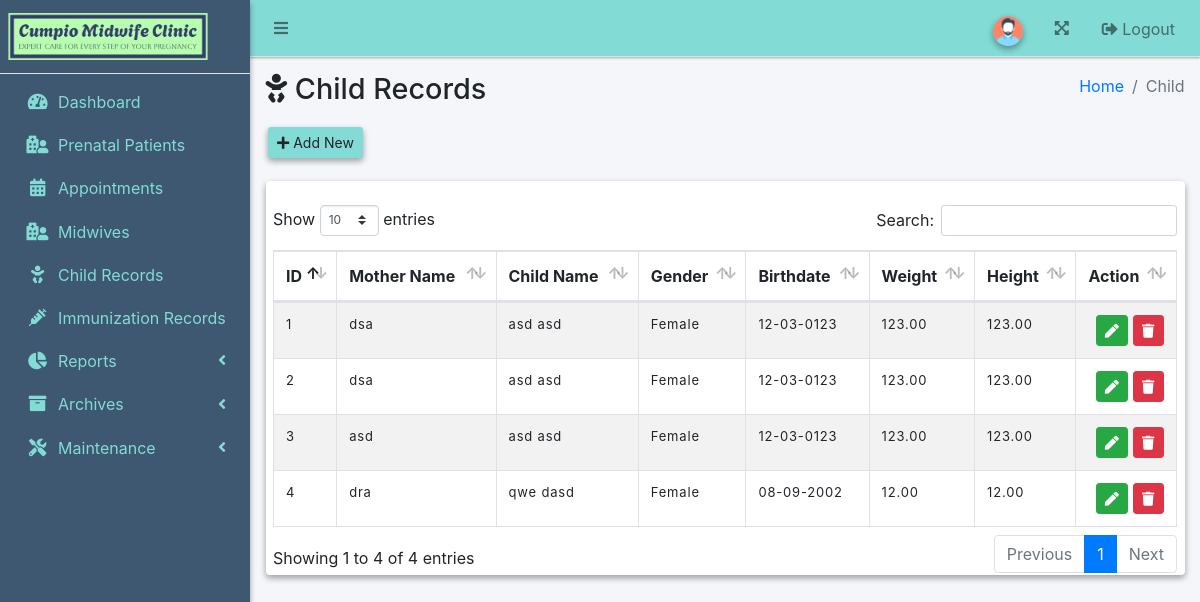
The page /admin/child.php on the database its author committed.
### tables this page shows
CREATE TABLE `child` (
  `id` int(11) NOT NULL AUTO_INCREMENT,
  `mother_name` varchar(255) NOT NULL,
  `child_last_name` varchar(255) NOT NULL,
  `child_first_name` varchar(255) NOT NULL,
  `child_middle_name` varchar(255) DEFAULT NULL,
  `gender` enum('Male','Female') NOT NULL,
  `birth_date` date NOT NULL,
  `weight` decimal(5,2) NOT NULL,
  `height` decimal(5,2) NOT NULL,
  PRIMARY KEY (`id`)
);

### admin/child.php (the view, shortened to what this page needs)
<!DOCTYPE html>
<html lang="en">
  <head>
    <link rel="stylesheet" href="../asset/fontawesome/css/all.min.css" />
    <link rel="stylesheet" href="../asset/css/adminlte.min.css" />
    <link rel="stylesheet" href="../asset/css/style.css" />
    <link
      rel="stylesheet"
      href="../asset/tables/datatables-bs4/css/dataTables.bootstrap4.min.css"
    />
  </head>
  <body class="hold-transition sidebar-mini layout-fixed">
    <div class="wrapper">
      <nav
        class="main-header navbar navbar-expand navbar-light elevation-1"
        style="background-color: rgba(131, 219, 214)"
      >
        <ul class="navbar-nav">
          <li class="nav-item">
            <a class="nav-link" data-widget="pushmenu" href="#" role="button"
              ><i class="fas fa-bars"></i
            ></a>
          </li>
        </ul>
        <ul class="navbar-nav ml-auto">
          <li class="nav-item">
            <a class="nav-link" href="#" role="button">
              <img
                src="../asset/img/avatar.png"
                class="img-circle elevation-2"
                alt="User Image"
                width="30"
              />
            </a>
          </li>
          <li class="nav-item">
            <a class="nav-link" data-widget="fullscreen" href="#" role="button">
              <i class="fas fa-expand-arrows-alt"></i>
            </a>
          </li>
         <li class="nav-item">
            <button class="nav-link btn btn-link" data-toggle="modal" data-target="#logoutConfirmModal" type="button">
              <i class="fas fa-sign-out-alt"></i> Logout
            </button>
          </li>
        </ul>
      </nav>
      <?php
$user_type = $_SESSION['user_type'] ?? '';
?>
<aside
  class="main-sidebar sidebar-light-primary elevation-2"
  style="background-color: rgba(62, 88, 113)"
>
  <a href="index.php" class="brand-link animated swing">
    <img src="../asset/img/clinic-logo.png" alt="DSMS Logo" width="200" />
  </a>
  <div class="sidebar">
    <nav class="mt-2">
      <ul
        class="nav nav-pills nav-sidebar flex-column"
        data-widget="treeview"
        role="menu"
        data-accordion="false"
      >
        <li class="nav-item">
          <a href="index.php" class="nav-link">
            <i class="nav-icon fa fa-tachometer-alt"></i>
            <p>Dashboard</p>
          </a>
        </li>
        <li class="nav-item">
          <a href="patient.php" class="nav-link">
            <i class="nav-icon fa fa-hospital-user"></i>
            <p>Prenatal Patients</p>
          </a>
        </li>
        <li class="nav-item">
          <a href="appointment.php" class="nav-link">
            <i class="nav-icon fa fa-calendar-alt"></i>
            <p>Appointments</p>
          </a>
        </li>
        <?php if ($user_type !== 'staff'): ?>
        <li class="nav-item">
          <a href="midwives.php" class="nav-link">
            <i class="nav-icon fa fa-hospital-user"></i>
            <p>Midwives</p>
          </a>
        </li>
        <?php endif; ?>
        <li class="nav-item">
          <a href="child.php" class="nav-link">
            <i class="nav-icon fa fa-baby"></i>
            <p>Child Records</p>
          </a>
        </li>
        <li class="nav-item">
          <a href="immunization.php" class="nav-link">
            <i class="nav-icon fa fa-syringe"></i>
            <p>Immunization Records</p>
          </a>
        </li>
        <li class="nav-item">
          <a href="#" class="nav-link">
            <i class="nav-icon fa fa-chart-pie"></i>
            <p>Reports</p>
            <i class="right fas fa-angle-left"></i>
          </a>
        </li>
        <li class="nav-item">
          <a href="#" class="nav-link">
            <i class="nav-icon fa fa-archive"></i>
            <p>Archives</p>
            <i class="right fas fa-angle-left"></i>
          </a>
        </li>
        <li class="nav-item">
          <a href="#" class="nav-link">
            <i class="nav-icon fa fa-tools"></i>
            <p>Maintenance</p>
            <i class="right fas fa-angle-left"></i>
          </a>
        </li>
      </ul>
    </nav>
  </div>
</aside>
      <div class="content-wrapper">
        <div class="content-header">
          <div class="container-fluid">
            <div class="row mb-2">
              <div class="col-sm-6">
                <h1 class="m-0">
                  <span class="fa fa-baby"></span> Child Records
                </h1>
              </div>
              <div class="col-sm-6">
                <ol class="breadcrumb float-sm-right">
                  <li class="breadcrumb-item"><a href="index.php">Home</a></li>
                  <li class="breadcrumb-item active">Child</li>
                </ol>
              </div>
              <a
                class="btn btn-sm elevation-2"
                href="#"
                data-toggle="modal"
                data-target="#add"
                style="
                  margin-top: 20px;
                  margin-left: 10px;
                  background-color: rgba(131, 219, 214);
                "
                ><i class="fa fa-plus"></i> Add New</a
              >
            </div>
          </div>
        </div>
        <?php
$servername = "localhost";
$username = "root";
$password = "";
$dbname = "mrm";
$conn = new mysqli($servername, $username, $password, $dbname);
$sql = "SELECT * FROM child";
$result = $conn->query($sql);
?>
<section class="content">
  <div class="container-fluid">
    <div class="card card-info elevation-2">
      <br />
      <div class="col-md-12">
        <table id="example1" class="table table-bordered table-striped">
          <thead>
            <tr>
              <th>ID</th>
              <th>Mother Name</th>
              <th>Child Name</th>
              <th>Gender</th>
              <th>Birthdate</th>
              <th>Weight</th>
              <th>Height</th>
              <th>Action</th>
            </tr>
          </thead>
          <tbody>
            <?php if ($result->num_rows > 0) {
              while ($row = $result->fetch_assoc()) { ?>
                <tr>
                  <td><?php echo htmlspecialchars($row['id']); ?></td>
                  <td><?php echo htmlspecialchars($row['mother_name']); ?></td>
                  <td><?php echo htmlspecialchars($row['child_last_name']) . ' ' . htmlspecialchars($row['child_first_name']); ?></td>
                  <td><?php echo htmlspecialchars($row['gender']); ?></td>
                  <td><?php echo htmlspecialchars(date('d-m-Y', strtotime($row['birth_date']))); ?></td>
                  <td><?php echo htmlspecialchars($row['weight']); ?></td>
                  <td><?php echo htmlspecialchars($row['height']); ?></td>
                  <td class="text-right">
                    <a class="btn btn-sm btn-success btn-edit" href="#" data-toggle="modal" data-target="#edit" data-id="<?php echo $row['id']; ?>">
                      <i class="fa fa-pen"></i>
                    </a>
                    <a class="btn btn-sm btn-danger btn-delete" href="#" data-toggle="modal" data-target="#delete" data-id="<?php echo $row['id']; ?>">
                      <i class="fa fa-trash"></i>
                    </a>
                  </td>
                </tr>
              <?php }
            } else { ?>
              <tr><td colspan="8" class="text-center">No records found</td></tr>
            <?php } ?>
          </tbody>
        </table>
      </div>
    </div>
  </div>
</section>
  </body>
</html>

### asset/css/style.css (style rules this page uses)
nav.mt-2 ul.nav-sidebar li p { color: rgb(131,219,214) !important; }
nav.mt-2 ul.nav-sidebar li i { color: rgb(131,219,214) !important; }
table td { font-size: 13px !important; letter-spacing: 0.0625em; margin:-10px; border-spacing: 1em; }

### rows shown on the page
child: id "1", mother_name "dsa", child_last_name "asd", child_first_name "asd", gender "Female", birth_date "12-03-0123", weight "123.00", height "123.00"
child: id "2", mother_name "dsa", child_last_name "asd", child_first_name "asd", gender "Female", birth_date "12-03-0123", weight "123.00", height "123.00"
child: id "3", mother_name "asd", child_last_name "asd", child_first_name "asd", gender "Female", birth_date "12-03-0123", weight "123.00", height "123.00"
child: id "4", mother_name "dra", child_last_name "qwe", child_first_name "dasd", gender "Female", birth_date "08-09-2002", weight "12.00", height "12.00"
